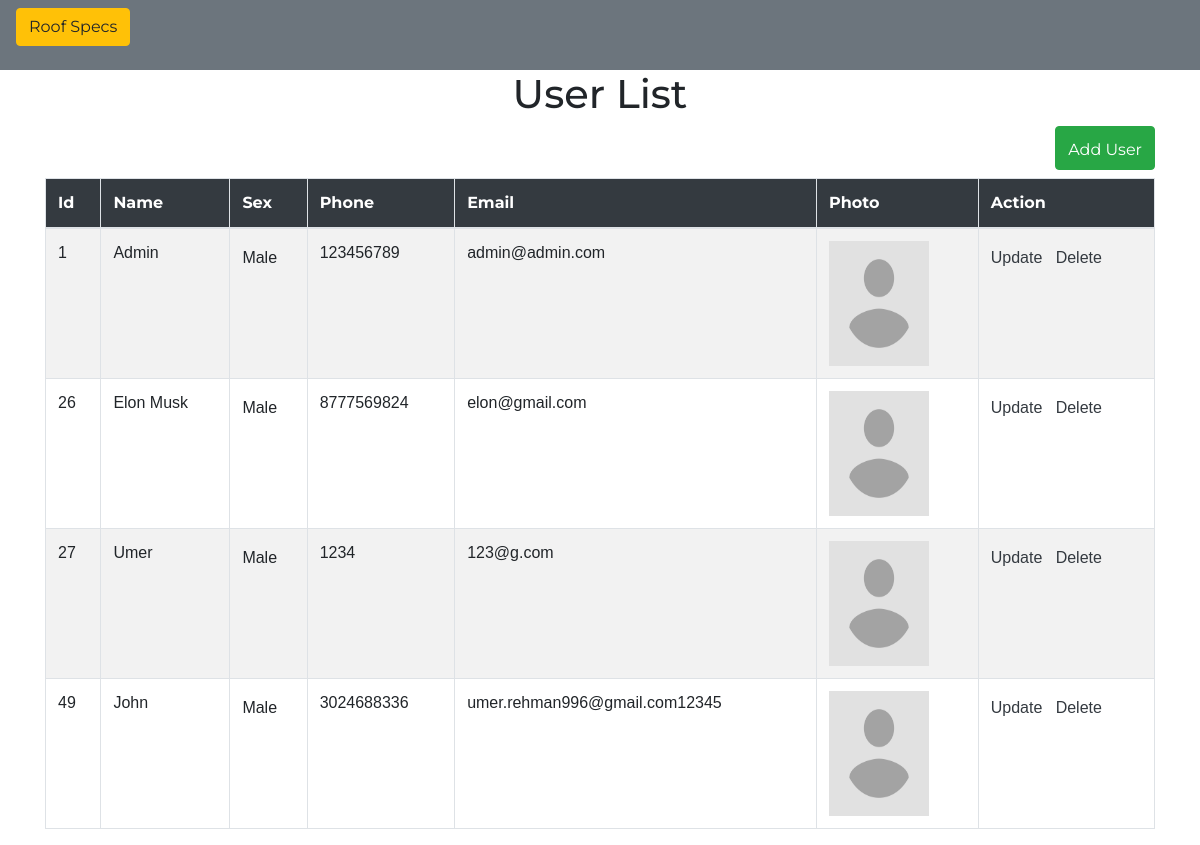
Page / (signed in) on the earlier database version.
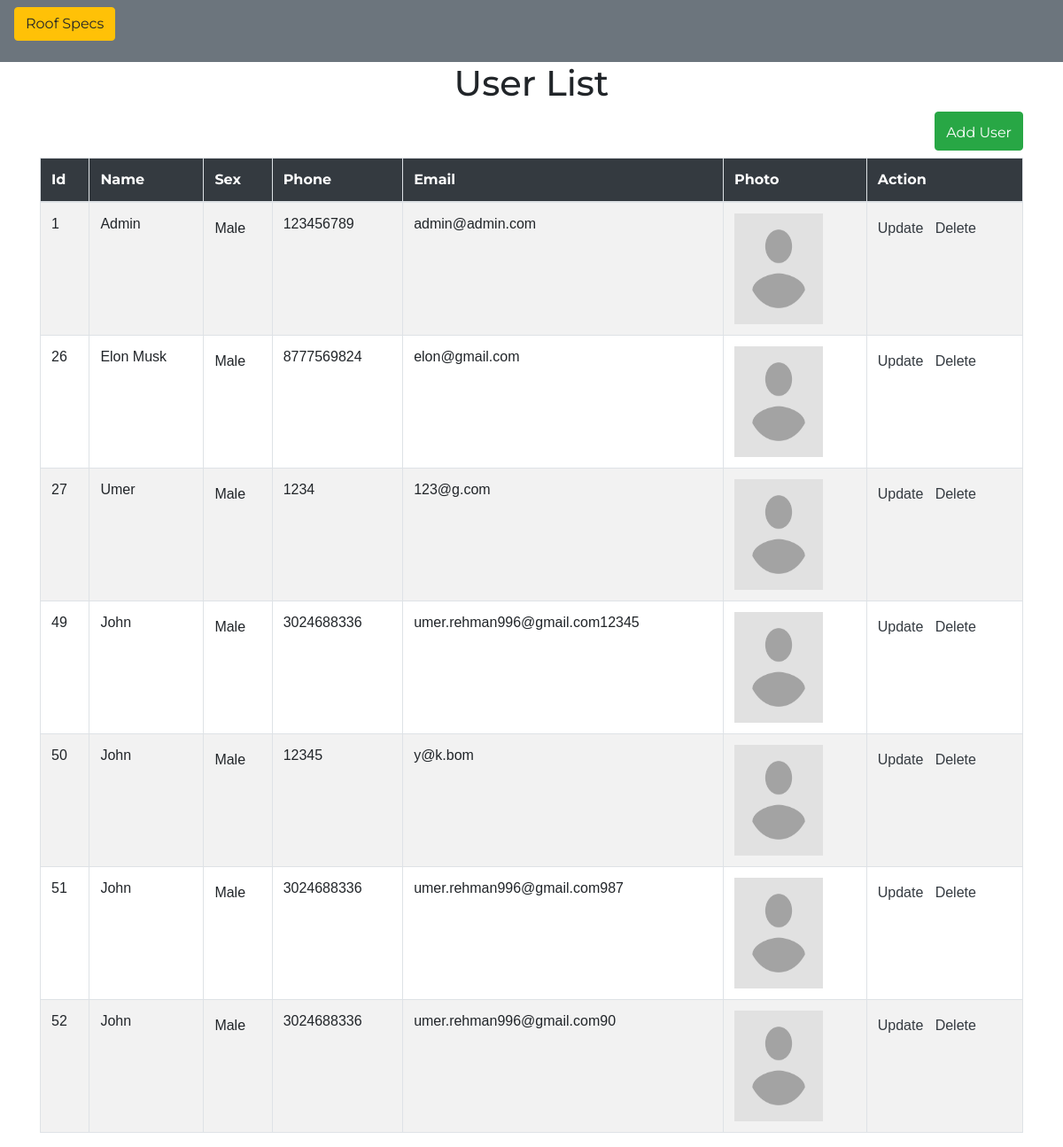
Same page on the later database version.
### tables this page shows
CREATE TABLE `users` (
  `id` int(11) NOT NULL,
  `user_name` varchar(255) NOT NULL,
  `user_role` int(11) NOT NULL,
  `name` varchar(255) NOT NULL,
  `sex` varchar(11) NOT NULL,
  `phone` bigint(12) NOT NULL,
  `email` varchar(255) NOT NULL,
  `image` varchar(255) NOT NULL DEFAULT 'avatar.png',
  `password` varchar(255) NOT NULL,
  `company` varchar(255) NOT NULL,
  `job` varchar(255) NOT NULL,
  `address` text NOT NULL,
  `city` varchar(255) NOT NULL,
  `state` varchar(255) NOT NULL,
  `zip` varchar(255) NOT NULL,
  `logo` varchar(300) NOT NULL
);

### index.php (the view, shortened to what this page needs)
<?php
 require 'templates/header.php';
     $sql = "SELECT * FROM users ";
    $query = mysqli_query($link,$sql);
 ?>
    <nav class="navbar navbar-expand-sm bg-secondary navbar-dark">
        <p class="float-right">
                <a href="roof_specs.php" class="btn btn-warning"> Roof Specs</a>
        </p>
    </nav>
    <div class="container">
        <h1 class="text-center">User List</h1>
        <div class="text-right"><a href="create.php" class="btn btn-success mb-2"><i class='fas fa-plus'></i> Add User</a></div>
        <table class="table table-bordered table-striped table-hover">
            <thead class="bg-dark text-center text-white">
                <tr>
                    <th>Id</th>
                    <th>Name</th>
                    <th>Sex</th>
                    <th>Phone</th>
                    <th>Email</th>
                    <th>Photo</th>
                    <th>Action</th>
                </tr>
            </thead>
            <tbody class="text-center">
                <?php if(mysqli_num_rows($query) == 0){ ?>
                    <tr><td colspan="7" class="text-center">No record found</td></tr>
                <?php }else{
                    ?>
                    <?php while($row = mysqli_fetch_assoc($query)){ ?>
                    <tr>
                        <td><?php echo $row['id'] ?></td>
                        <td><?php echo $row['name'] ?></td>
                        <td>
                            <?php if($row['sex'] == 'male'){ ?>
                                <i class='fas fa-male'></i> Male
                            <?php } ?>
                        </td>
                        <td><?php echo $row['phone'] ?></td>
                        <td><?php echo $row['email'] ?></td>
                        <td><img src="uploads/<?php echo $row['image'] ?>" width="100" height="125"></td>
                        <td>
                            <a href="update.php?id=<?php echo $row['id'] ?>" class="text-dark"><i class='fas fa-edit'></i>Update</a>&nbsp;&nbsp;
                            <a href="delete.php?id=<?php echo $row['id'] ?>" class="text-dark"><i class='fas fa-trash'></i>Delete</a>
                        </td>
                    </tr>
                <?php }} ?>
            </tbody>
        </table>
    </div>
<?php require 'templates/footer.php'; ?>

### templates/header.php (shortened to what this page needs)
<!DOCTYPE html>
<html lang="en">
<head>
    <link rel="stylesheet" href="https://maxcdn.bootstrapcdn.com/bootstrap/4.5.2/css/bootstrap.min.css">
    <link rel="stylesheet" type="text/css" href="https://cdn.datatables.net/1.13.7/css/dataTables.bootstrap5.min.css">
    <link rel="stylesheet" href="assets/style.css?v=2">
</head>
<body>

### templates/footer.php
</body>
</html>

### assets/style.css (style rules this page uses)
::placeholder { color:#191b20 !important; }
body { font-family: "Montserrat", sans-serif !important; }
th { text-align: left; }
td { text-align: left; font-family: helvetica; font-weight: 500; }

Differences in the rows shown:
added users: id "50", name "John", sex "Male", phone "12345", email "y@k.bom", image (placeholder picture)
added users: id "51", name "John", sex "Male", phone "3024688336", email "umer.rehman996@gmail.com987", image (placeholder picture)
added users: id "52", name "John", sex "Male", phone "3024688336", email "umer.rehman996@gmail.com90", image (placeholder picture)
